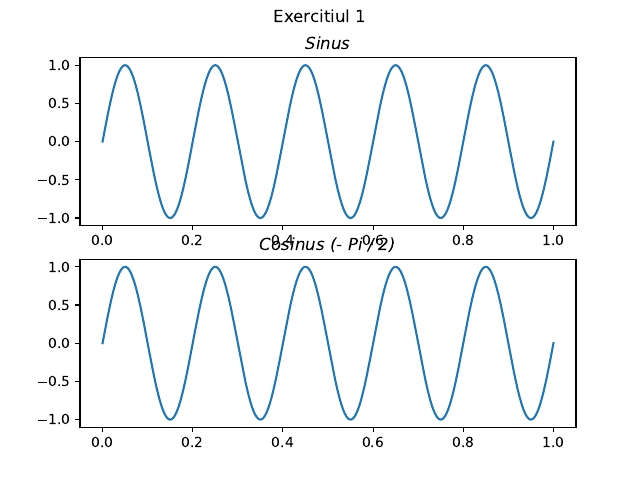

The script that saved this image:
import matplotlib.pyplot as plt
import numpy as np
import scipy as sp

def sinus(A, f0, phi):
    def x(t):
        return A * np.sin(2 * np.pi * f0 * t + phi)

    return x

def cosinus(A, f0, phi):
    def x(t):
        return A * np.cos(2 * np.pi * f0 * t + phi)

    return x

if __name__ == '__main__':
    tstart = 0.0
    tstop = 1.0

    time = np.linspace(start = tstart, stop = tstop, num = 10 ** 3)
    f0 = 5.0 / (tstop - tstart)

    y = cosinus(1, f0, -np.pi / 2)
    x = sinus(1, f0, 0)

    fig, axs = plt.subplots(2)
    fig.suptitle('Exercitiul 1')
    axs[1].set_title('Cosinus (- Pi / 2)', fontstyle='italic')
    axs[0].set_title('Sinus', fontstyle='italic')
    axs[0].plot(time, x(time))
    axs[1].plot(time, y(time))
    plt.savefig('./labs/02/01.pdf')
    plt.show()